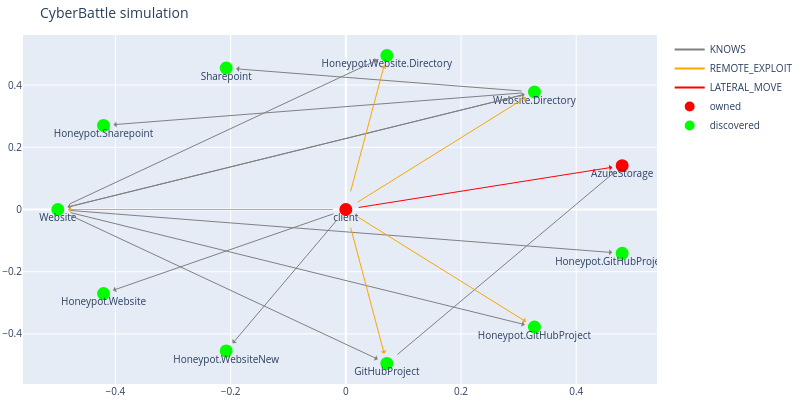

The code cell stored with this chart in its notebook:
### Code cell
# 6
outcome_mysqlleak = c2.run_remote_attack("client", "Website.Directory", "NavigateWebDirectoryFurther")
sharepoint_url = c2.run_remote_attack("client", "Website.Directory", "NavigateWebDirectory")
dbg.plot_discovered_network()

### Figure 1 — Plotly figure (JSON) as saved in the notebook; plotly's stock layout.template omitted (floating-point values rounded to 4 significant figures)
{"data": [{"line": {"color": "gray"}, "mode": "lines", "name": "KNOWS", "type": "scatter", "x": [0], "y": [0]}, {"line": {"color": "orange"}, "mode": "lines", "name": "REMOTE_EXPLOIT", "type": "scatter", "x": [0], "y": [0]}, {"line": {"color": "red"}, "mode": "lines", "name": "LATERAL_MOVE", "type": "scatter", "x": [0], "y": [0]}, {"hoverinfo": "text", "marker": {"color": "#D32F2E", "line": {"color": "rgb(255,0,0)", "width": 8}, "size": 5, "symbol": "circle-dot"}, "mode": "markers+text", "name": "owned", "text": ["client", "AzureStorage"], "textposition": "bottom center", "type": "scatter", "x": [0, 0.4797], "y": [0, 0.1409]}, {"hoverinfo": "text", "marker": {"color": "#0e9d00", "line": {"color": "rgb(0,255,0)", "width": 8}, "size": 5, "symbol": "circle-dot"}, "mode": "markers+text", "name": "discovered", "text": ["Website", "Honeypot.Website", "Honeypot.WebsiteNew", "GitHubProject", "Honeypot.GitHubProject", "Honeypot.GitHubProjectNew", "Website.Directory", "Honeypot.Website.Directory", "Sharepoint", "Honeypot.Sharepoint"], "textposition": "bottom center", "type": "scatter", "x": [-0.5, -0.4206, -0.2077, 0.07116, 0.3274, 0.4797, 0.3274, 0.07116, -0.2077, -0.4206], "y": [-4.371e-08, -0.2703, -0.4548, -0.4949, -0.3779, -0.1409, 0.3779, 0.4949, 0.4548, 0.2703]}], "layout": {"annotations": [{"align": "center", "arrowcolor": "gray", "arrowhead": 1, "arrowsize": 1, "arrowwidth": 1, "ax": -0.5, "axref": "x", "ay": -4.371e-08, "ayref": "y", "hovertext": "KNOWS", "opacity": 1, "showarrow": true, "standoff": 10, "startstandoff": 10, "x": 0.07116, "xref": "x", "y": -0.4949, "yref": "y"}, {"align": "center", "arrowcolor": "gray", "arrowhead": 1, "arrowsize": 1, "arrowwidth": 1, "ax": -0.5, "axref": "x", "ay": -4.371e-08, "ayref": "y", "hovertext": "KNOWS", "opacity": 1, "showarrow": true, "standoff": 10, "startstandoff": 10, "x": 0.3274, "xref": "x", "y": -0.3779, "yref": "y"}, {"align": "center", "arrowcolor": "gray", "arrowhead": 1, "arrowsize": 1, "arrowwidth": 1, "ax": -0.5, "axref": "x", "ay": -4.371e-08, "ayref": "y", "hovertext": "KNOWS", "opacity": 1, "showarrow": true, "standoff": 10, "startstandoff": 10, "x": 0.4797, "xref": "x", "y": -0.1409, "yref": "y"}, {"align": "center", "arrowcolor": "gray", "arrowhead": 1, "arrowsize": 1, "arrowwidth": 1, "ax": -0.5, "axref": "x", "ay": -4.371e-08, "ayref": "y", "hovertext": "KNOWS", "opacity": 1, "showarrow": true, "standoff": 10, "startstandoff": 10, "x": 0.3274, "xref": "x", "y": 0.3779, "yref": "y"}, {"align": "center", "arrowcolor": "gray", "arrowhead": 1, "arrowsize": 1, "arrowwidth": 1, "ax": -0.5, "axref": "x", "ay": -4.371e-08, "ayref": "y", "hovertext": "KNOWS", "opacity": 1, "showarrow": true, "standoff": 10, "startstandoff": 10, "x": 0.07116, "xref": "x", "y": 0.4949, "yref": "y"}, {"align": "center", "arrowcolor": "gray", "arrowhead": 1, "arrowsize": 1, "arrowwidth": 1, "ax": 0.3274, "axref": "x", "ay": 0.3779, "ayref": "y", "hovertext": "KNOWS", "opacity": 1, "showarrow": true, "standoff": 10, "startstandoff": 10, "x": -0.5, "xref": "x", "y": -4.371e-08, "yref": "y"}, {"align": "center", "arrowcolor": "gray", "arrowhead": 1, "arrowsize": 1, "arrowwidth": 1, "ax": 0.3274, "axref": "x", "ay": 0.3779, "ayref": "y", "hovertext": "KNOWS", "opacity": 1, "showarrow": true, "standoff": 10, "startstandoff": 10, "x": -0.2077, "xref": "x", "y": 0.4548, "yref": "y"}, {"align": "center", "arrowcolor": "gray", "arrowhead": 1, "arrowsize": 1, "arrowwidth": 1, "ax": 0.3274, "axref": "x", "ay": 0.3779, "ayref": "y", "hovertext": "KNOWS", "opacity": 1, "showarrow": true, "standoff": 10, "startstandoff": 10, "x": -0.4206, "xref": "x", "y": 0.2703, "yref": "y"}, {"align": "center", "arrowcolor": "gray", "arrowhead": 1, "arrowsize": 1, "arrowwidth": 1, "ax": 0.07116, "axref": "x", "ay": -0.4949, "ayref": "y", "hovertext": "KNOWS", "opacity": 1, "showarrow": true, "standoff": 10, "startstandoff": 10, "x": 0.4797, "xref": "x", "y": 0.1409, "yref": "y"}, {"align": "center", "arrowcolor": "orange", "arrowhead": 1, "arrowsize": 1, "arrowwidth": 1, "ax": 0, "axref": "x", "ay": 0, "ayref": "y", "hovertext": "REMOTE_EXPLOIT", "opacity": 1, "showarrow": true, "standoff": 10, "startstandoff": 10, "x": -0.5, "xref": "x", "y": -4.371e-08, "yref": "y"}, {"align": "center", "arrowcolor": "gray", "arrowhead": 1, "arrowsize": 1, "arrowwidth": 1, "ax": 0, "axref": "x", "ay": 0, "ayref": "y", "hovertext": "KNOWS", "opacity": 1, "showarrow": true, "standoff": 10, "startstandoff": 10, "x": -0.4206, "xref": "x", "y": -0.2703, "yref": "y"}, {"align": "center", "arrowcolor": "gray", "arrowhead": 1, "arrowsize": 1, "arrowwidth": 1, "ax": 0, "axref": "x", "ay": 0, "ayref": "y", "hovertext": "KNOWS", "opacity": 1, "showarrow": true, "standoff": 10, "startstandoff": 10, "x": -0.2077, "xref": "x", "y": -0.4548, "yref": "y"}, {"align": "center", "arrowcolor": "orange", "arrowhead": 1, "arrowsize": 1, "arrowwidth": 1, "ax": 0, "axref": "x", "ay": 0, "ayref": "y", "hovertext": "REMOTE_EXPLOIT", "opacity": 1, "showarrow": true, "standoff": 10, "startstandoff": 10, "x": 0.3274, "xref": "x", "y": -0.3779, "yref": "y"}, {"align": "center", "arrowcolor": "orange", "arrowhead": 1, "arrowsize": 1, "arrowwidth": 1, "ax": 0, "axref": "x", "ay": 0, "ayref": "y", "hovertext": "REMOTE_EXPLOIT", "opacity": 1, "showarrow": true, "standoff": 10, "startstandoff": 10, "x": 0.07116, "xref": "x", "y": -0.4949, "yref": "y"}, {"align": "center", "arrowcolor": "red", "arrowhead": 1, "arrowsize": 1, "arrowwidth": 1, "ax": 0, "axref": "x", "ay": 0, "ayref": "y", "hovertext": "LATERAL_MOVE", "opacity": 1, "showarrow": true, "standoff": 10, "startstandoff": 10, "x": 0.4797, "xref": "x", "y": 0.1409, "yref": "y"}, {"align": "center", "arrowcolor": "orange", "arrowhead": 1, "arrowsize": 1, "arrowwidth": 1, "ax": 0, "axref": "x", "ay": 0, "ayref": "y", "hovertext": "REMOTE_EXPLOIT", "opacity": 1, "showarrow": true, "standoff": 10, "startstandoff": 10, "x": 0.07116, "xref": "x", "y": 0.4949, "yref": "y"}, {"align": "center", "arrowcolor": "orange", "arrowhead": 1, "arrowsize": 1, "arrowwidth": 1, "ax": 0, "axref": "x", "ay": 0, "ayref": "y", "hovertext": "REMOTE_EXPLOIT", "opacity": 1, "showarrow": true, "standoff": 10, "startstandoff": 10, "x": 0.3274, "xref": "x", "y": 0.3779, "yref": "y"}], "autosize": false, "font": {"size": 10}, "height": 400, "hovermode": "closest", "margin": {"b": 15, "l": 2, "r": 2, "t": 35}, "showlegend": true, "title": {"text": "CyberBattle simulation"}, "width": 800}}
